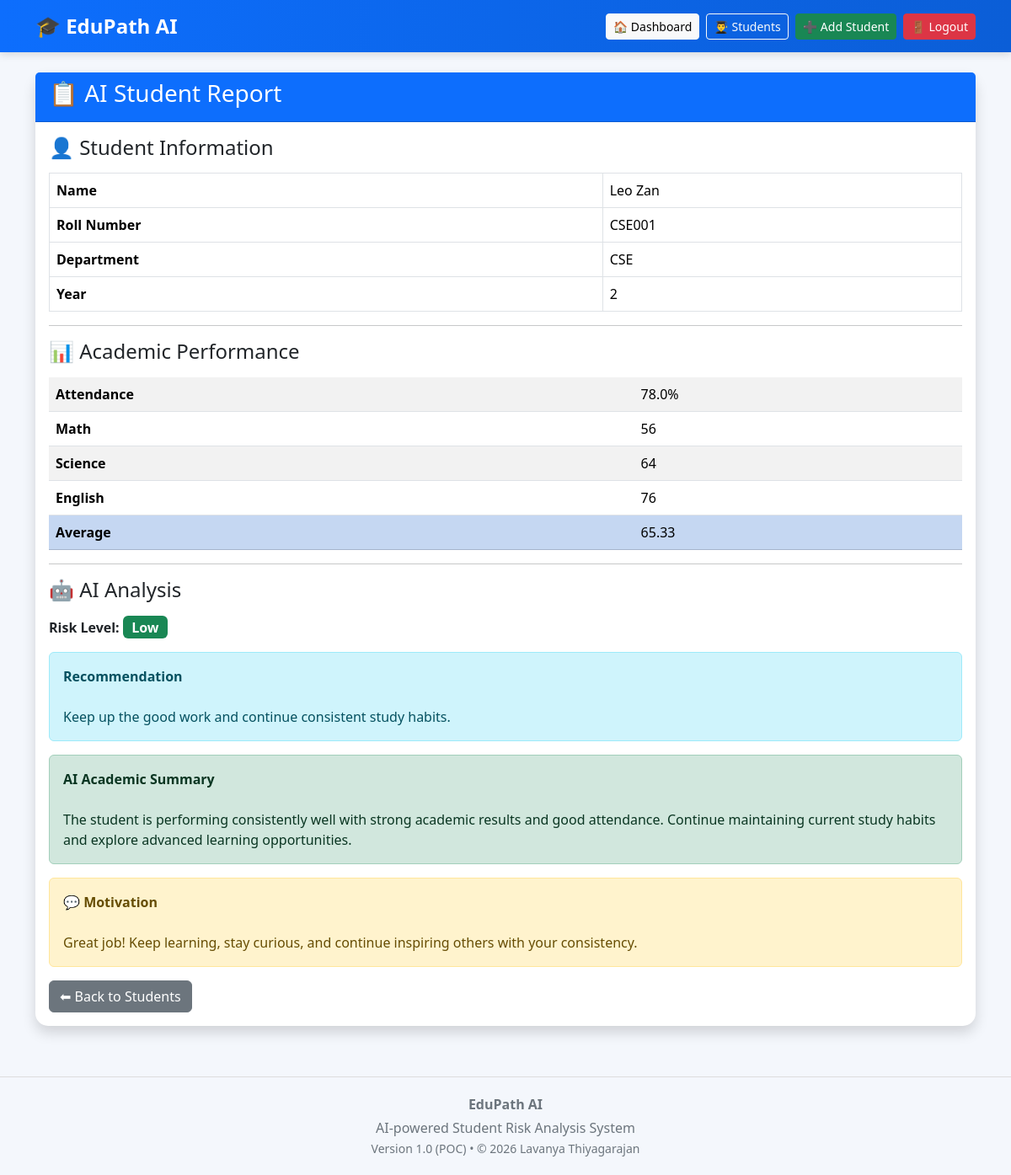
Screenshot of /student-report/3 (signed in) with the database file from the repository.
### models.py (models this page shows)
class Student(db.Model):
    __tablename__ = "students"
    id = db.Column(db.Integer, primary_key=True)
    name = db.Column(db.String(100), nullable=False)
    department = db.Column(db.String(100), nullable=False)
    year = db.Column(db.Integer, nullable=False)
    roll_number = db.Column(db.String(20), unique=True, nullable=False)
    password = db.Column(db.String(100), nullable=False)
    attendance = db.Column(db.Float, default=100)
    math_marks = db.Column(db.Integer, default=0)
    science_marks = db.Column(db.Integer, default=0)
    english_marks = db.Column(db.Integer, default=0)
    assignments_completed = db.Column(db.Integer, default=0)
    late_submissions = db.Column(db.Integer, default=0)

### app.py (the view)
@app.route("/student-report/<int:id>")
def student_report(id):
    if "teacher" not in session:
        return redirect(url_for("login"))
    student = Student.query.get_or_404(id)
    report = analyze_student(student)
    return render_template(
        "student_report.html",
        student=student,
        report=report
    )

### ai/risk_engine.py (called while the page is built)
def analyze_student(student):
    average = (
        student.math_marks +
        student.science_marks +
        student.english_marks
    ) / 3
    if student.attendance < 60 or average < 50:
        risk = "High"
        recommendation = (
            "Increase attendance, attend extra classes, "
            "and meet your faculty advisor."
        )
    elif student.attendance < 75 or average < 65:
        risk = "Medium"
        recommendation = (
            "Practice weak subjects and maintain regular attendance."
        )
    else:
        risk = "Low"
        recommendation = (
            "Keep up the good work and continue consistent study habits."
        )
    return {
        "average": round(average, 2),
        "risk": risk,
        "recommendation": recommendation
    }

### templates/student_report.html
{% extends "base.html" %}
{% block content %}
<div class="card shadow">
    <div class="card-header bg-primary text-white">
        <h3>📋 AI Student Report</h3>
    </div>
    <div class="card-body">
        <h4 class="mb-3">👤 Student Information</h4>
        <table class="table table-bordered">
            <tr>
                <th>Name</th>
                <td>{{ student.name }}</td>
            </tr>
            <tr>
                <th>Roll Number</th>
                <td>{{ student.roll_number }}</td>
            </tr>
            <tr>
                <th>Department</th>
                <td>{{ student.department }}</td>
            </tr>
            <tr>
                <th>Year</th>
                <td>{{ student.year }}</td>
            </tr>
        </table>
        <hr>
        <h4 class="mb-3">📊 Academic Performance</h4>
        <table class="table table-striped">
            <tr>
                <th>Attendance</th>
                <td>{{ student.attendance }}%</td>
            </tr>
            <tr>
                <th>Math</th>
                <td>{{ student.math_marks }}</td>
            </tr>
            <tr>
                <th>Science</th>
                <td>{{ student.science_marks }}</td>
            </tr>
            <tr>
                <th>English</th>
                <td>{{ student.english_marks }}</td>
            </tr>
            <tr class="table-primary">
                <th>Average</th>
                <td>{{ report.average }}</td>
            </tr>
        </table>
        <hr>
        <h4 class="mb-3">🤖 AI Analysis</h4>
        <p>
            <strong>Risk Level:</strong>
            {% if report.risk == "High" %}
            <span class="badge bg-danger fs-6">High</span>
            {% elif report.risk == "Medium" %}
            <span class="badge bg-warning text-dark fs-6">Medium</span>
            {% else %}
            <span class="badge bg-success fs-6">Low</span>
            {% endif %}
        </p>
        <div class="alert alert-info">
            <strong>Recommendation</strong>
            <br><br>
            {{ report.recommendation }}
        </div>
        <div class="alert alert-success">
            <strong>AI Academic Summary</strong>
            <br><br>
            {% if report.risk == "Low" %}
            The student is performing consistently well with strong academic results and good attendance. Continue
            maintaining current study habits and explore advanced learning opportunities.
            {% elif report.risk == "Medium" %}
            The student shows satisfactory performance but has room for improvement. Increasing attendance and
            strengthening weaker subjects can significantly improve academic outcomes.
            {% else %}
            The student is currently at academic risk. Immediate support, regular mentoring, improved attendance, and
            additional practice are recommended to improve overall performance.
            {% endif %}
        </div>
        <div class="alert alert-warning">
            <strong>💬 Motivation</strong>
            <br><br>
            {% if report.risk == "Low" %}
            Great job! Keep learning, stay curious, and continue inspiring others with your consistency.
            {% elif report.risk == "Medium" %}
            Small improvements every day lead to big achievements. Stay focused—you can do it!
            {% else %}
            Every successful student has faced challenges. Keep believing in yourself and take one step at a time.
            {% endif %}
        </div>
        <a href="/students" class="btn btn-secondary">
            ⬅ Back to Students
        </a>
    </div>
</div>
{% endblock %}

### templates/base.html (style rules this page uses)
body { background: #f4f7fc; font-family: "Segoe UI", sans-serif; }
.card { border: none; border-radius: 15px; transition: transform 0.2s ease; }
table { background: white; }

### rows the page displays
Student: name "Leo Zan", roll_number "CSE001", department "CSE", year "2", attendance "78.0", math_marks "56", science_marks "64", english_marks "76"

### other values shown
{{ report.average }} "65.33"
{{ report.recommendation }} "Keep up the good work and continue consistent study habits."
